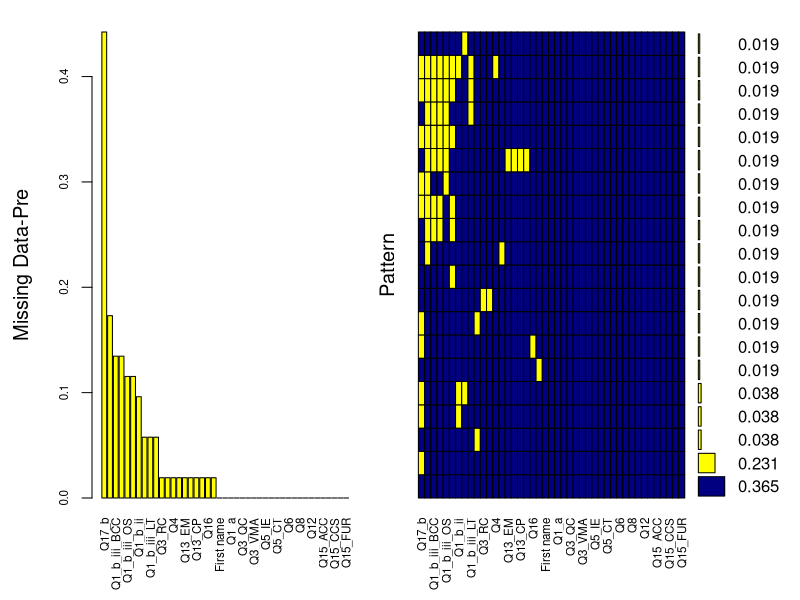
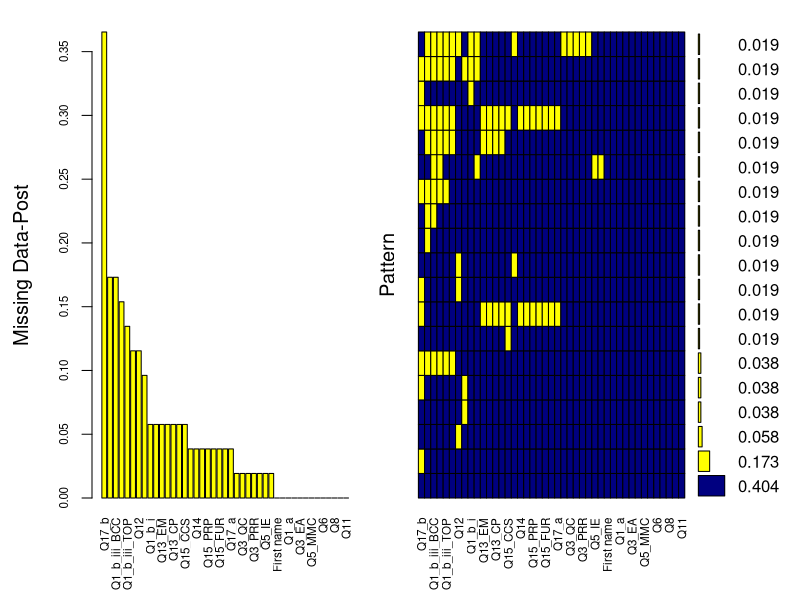

Source code (R) for these figures, in order: (Note: this script raises an error after producing the figures.)
## ---- chunk 1
# Load required libraries
library(readxl)
library(dplyr)

# Load PreSurvey and PostSurvey data
pre_survey <- read_excel("Pre_Post_Survey.xlsx", sheet = "PreSurvey")
post_survey <- read_excel("Pre_Post_Survey.xlsx", sheet = "PostSurvey")

# Step 1: Replace blanks with NA
pre_survey[pre_survey == ""] <- NA
post_survey[post_survey == ""] <- NA

# View summary of missing data
pre_missing <- colSums(is.na(pre_survey))
post_missing <- colSums(is.na(post_survey))

print("Missing Data in PreSurvey:")
print(pre_missing)

print("Missing Data in PostSurvey:")
print(post_missing)

## ---- chunk 2
# Load VIM library
library(VIM)

# Save Missing Data Visualization for PreSurvey
png("Missing_Data_PreSurvey.png", width = 800, height = 600)  # Save plot as PNG
aggr(pre_survey, col = c('navyblue', 'yellow'), numbers = TRUE, sortVars = TRUE,
     labels = names(pre_survey), cex.axis = .7, gap = 3, 
     ylab = c("Missing Data-Pre", "Pattern"), 
     main = "Missing Data Visualization - PreSurvey")
dev.off()

# Save Missing Data Visualization for PostSurvey
png("Missing_Data_PostSurvey.png", width = 800, height = 600)  # Save plot as PNG
aggr(post_survey, col = c('navyblue', 'yellow'), numbers = TRUE, sortVars = TRUE,
     labels = names(post_survey), cex.axis = .7, gap = 3, 
     ylab = c("Missing Data-Post", "Pattern"), 
     main = "Missing Data Visualization - PostSurvey")
dev.off()


## ---- chunk 3
# Step 3: Identify Questions with High Missingness (> 20%) in Pre-Survey
missing_summary_pre <- pre_data %>%
  summarise(across(everything(), ~sum(is.na(.)))) %>%
  pivot_longer(cols = everything(), names_to = "Question", values_to = "Missing_Count") %>%
  mutate(Percentage_Missing = round((Missing_Count / nrow(pre_data)) * 100, 2))

# Step 4: Identify Questions with High Missingness (> 20%) in Post-Survey
missing_summary_post <- post_data %>%
  summarise(across(everything(), ~sum(is.na(.)))) %>%
  pivot_longer(cols = everything(), names_to = "Question", values_to = "Missing_Count") %>%
  mutate(Percentage_Missing = round((Missing_Count / nrow(post_data)) * 100, 2))

# Step 5: Combine High Missing Questions from Both Pre and Post-Surveys
high_missing_questions_pre <- missing_summary_pre %>%
  filter(Percentage_Missing > 20) %>%
  pull(Question)

high_missing_questions_post <- missing_summary_post %>%
  filter(Percentage_Missing > 20) %>%
  pull(Question)

# Combine questions with high missingness in either survey
high_missing_questions <- union(high_missing_questions_pre, high_missing_questions_post)

# Print questions with high missingness
print("Questions with High Missingness (> 20%) in Pre or Post Surveys:")
print(high_missing_questions)

# Step 6: Exclude Questions with High Missingness from Both Datasets
pre_data_clean <- pre_data %>% select(-all_of(high_missing_questions))
post_data_clean <- post_data %>% select(-all_of(high_missing_questions))

# Print final dimensions of cleaned datasets
cat("Pre-Survey Cleaned Data Dimensions:", dim(pre_data_clean), "\n")
cat("Post-Survey Cleaned Data Dimensions:", dim(post_data_clean), "\n")

## ---- chunk 4
# Check dimensions of updated data
print(dim(pre_data_clean))
print(dim(post_data_clean))

# Summarize remaining missing data
pre_missing_summary <- colSums(is.na(pre_data_clean))
post_missing_summary <- colSums(is.na(post_data_clean))

print("Remaining Missing Data in PreSurvey:")
print(pre_missing_summary)

print("Remaining Missing Data in PostSurvey:")
print(post_missing_summary)

## ---- chunk 5
library(ggplot2)
library(tidyr)
library(dplyr)

# Pivot PreSurvey Data to Long Format
pre_long <- pre_data_clean %>%
  pivot_longer(cols = -c(`First name`, `Last name`), 
               names_to = "Question", values_to = "Response")

# Pivot PostSurvey Data to Long Format
post_long <- post_data_clean %>%
  pivot_longer(cols = -c(`First name`, `Last name`), 
               names_to = "Question", values_to = "Response")

# Combine Pre and Post Data
combined_data <- rbind(
  cbind(pre_long, Survey = "PreSurvey"),
  cbind(post_long, Survey = "PostSurvey")
)

# View Combined Data
head(combined_data)
## ---- chunk 6
# Load necessary libraries
library(ggplot2)

# Create the plot and save it as an object
plot <- ggplot(combined_data, aes(x = factor(Response), fill = Survey)) +
  geom_bar(position = "dodge") +
  facet_wrap(~ Question, scales = "free_y") +
  labs(title = "Comparison of Pre and Post Survey Responses",
       x = "Likert Scale", y = "Count") +
  scale_fill_manual(values = c("PreSurvey" = "blue", "PostSurvey" = "green"))

# Save the plot to a PNG file
ggsave(filename = "Comparison_Pre_Post_Survey.png",
       plot = plot,
       width = 14, height = 8, dpi = 300)

# Confirmation message
print("Plot saved as 'Comparison_Pre_Post_Survey.png' in your working directory.")



## ---- chunk 7
# Initialize an empty list to store Wilcoxon test results
wilcox_results <- list()

# Perform the Wilcoxon signed-rank test for each question
for (question in names(pre_data_clean)[-c(1,2)]) {  # Exclude "First name" and "Last name"
    pre_values <- pre_data_clean[[question]]
    post_values <- post_data_clean[[question]]
    
    # Perform the Wilcoxon signed-rank test (paired)
    test_result <- wilcox.test(pre_values, post_values, paired = TRUE, na.rm = TRUE)
    
    # Store the p-value and test statistic
    wilcox_results[[question]] <- list(
        "p-value" = test_result$p.value,
        "V" = test_result$statistic
    )
}

# Print results for all questions
print("Wilcoxon Signed-Rank Test Results:")
for (question in names(wilcox_results)) {
    cat("\nQuestion:", question, 
        "\nP-Value:", wilcox_results[[question]]$`p-value`,
        "\nTest Statistic (V):", wilcox_results[[question]]$V, "\n")
}

## ---- chunk 8
library(ggplot2)

# Prepare volcano data (already done in your previous code)
volcano_data <- data.frame(
  Question = names(wilcox_results),
  P_Value = sapply(wilcox_results, function(x) x$`p-value`),
  Test_Statistic = sapply(wilcox_results, function(x) x$V)
)
# Print results for all questions
print("Wilcoxon Signed-Rank Test Results:")
for (question in names(wilcox_results)) {
    cat("\nQuestion:", question, 
        "\nP-Value:", wilcox_results[[question]]$`p-value`,
        "\nTest Statistic (V):", wilcox_results[[question]]$V, "\n")
}

# Calculate -log10(p-value) for better visualization
volcano_data$Log_P_Value <- -log10(volcano_data$P_Value)

# Create the volcano plot
volcano_plot <- ggplot(volcano_data, aes(x = Test_Statistic, y = Log_P_Value)) +
  geom_point(aes(color = P_Value < 0.05), size = 3) +  # Points for significance
  geom_hline(yintercept = -log10(0.05), linetype = "dashed", color = "red") +  # Significance threshold
  geom_text(data = subset(volcano_data, P_Value < 0.05),  # Add labels only for significant points
            aes(label = Question), vjust = -1, size = 3, color = "black") +
  labs(
    title = "Volcano Plot of Wilcoxon Signed-Rank Test Results",
    x = "Effect Size (Test Statistic V)", 
    y = "-log10(P-Value)"
  ) +
  scale_color_manual(values = c("TRUE" = "red", "FALSE" = "blue"),
                     labels = c("Significant", "Non-Significant")) +
  theme_minimal() +
  theme(axis.text.x = element_text(angle = 45, hjust = 1))

# Display the plot
print(volcano_plot)

# Save the plot as a PNG file
ggsave("volcano_plot_wilcoxon.png", plot = volcano_plot, width = 10, height = 6, dpi = 300)

# Save as PDF (Optional)
ggsave("volcano_plot_wilcoxon.pdf", plot = volcano_plot, width = 10, height = 6)

## ---- chunk 9
library(tidyr)

# Extract theme questions
theme_questions <- themes[["Knowledge of Creative Commons Licenses"]]

# Combine Pre and Post data for these questions
theme_data <- data.frame(
  ID = 1:nrow(pre_data_clean),  # Add a unique ID for each row
  PreSurvey = pre_data_clean[theme_questions],
  PostSurvey = post_data_clean[theme_questions]
)

# Reshape to long format
theme_data_long <- pivot_longer(
  data = theme_data,
  cols = starts_with("PreSurvey") | starts_with("PostSurvey"),
  names_to = c("Survey", "Question"),
  names_sep = "\\.",
  values_to = "Response"
)

# Print the first few rows to confirm structure
print(head(theme_data_long))

## ---- chunk 10
print(colnames(theme_data))
print(head(theme_data))

## ---- chunk 11
library(ggplot2)

# Create the boxplot
thematic_1_boxplot=ggplot(theme_data_long, aes(x = Question, y = Response, fill = Survey)) +
  geom_boxplot() +
  labs(
    title = "Comparison of Pre and Post Responses: Knowledge of Creative Commons Licenses",
    x = "Question",
    y = "Likert Scale Response"
  ) +
  theme_minimal() +
  scale_fill_manual(values = c("PreSurvey" = "blue", "PostSurvey" = "green"))
# Save the plot as a PNG file
ggsave("Thematic_1_wilcoxon.png", plot = thematic_1_boxplot, width = 10, height = 6, dpi = 300)

## ---- chunk 12
wilcox.test(pre_data_clean$Q10, post_data_clean$Q10, paired = TRUE, na.rm = TRUE)
wilcox.test(pre_data_clean$Q11, post_data_clean$Q11, paired = TRUE, na.rm = TRUE)
wilcox.test(pre_data_clean$Q12, post_data_clean$Q12, paired = TRUE, na.rm = TRUE)

## ---- chunk 13
# Extract theme questions for Perception of OERs
theme_questions <- c("Q6", "Q15_CCS", "Q15_FUR")

# Combine Pre and Post data for these questions
theme_data <- data.frame(
  ID = 1:nrow(pre_data_clean),
  PreSurvey = pre_data_clean[theme_questions],
  PostSurvey = post_data_clean[theme_questions]
)

# Reshape data to long format
theme_data_long <- pivot_longer(
  data = theme_data,
  cols = starts_with("PreSurvey") | starts_with("PostSurvey"),
  names_to = c("Survey", "Question"),
  names_sep = "\\.",
  values_to = "Response"
)
print(theme_data_long)
## ---- chunk 14
# Plot boxplot for Perception of OERs
thematic_2_boxplot<-ggplot(theme_data_long, aes(x = Question, y = Response, fill = Survey)) +
  geom_boxplot() +
  labs(
    title = "Comparison of Pre and Post Responses: Perception of OERs",
    x = "Question",
    y = "Likert Scale Response"
  ) +
  theme_minimal() +
  scale_fill_manual(values = c("PreSurvey" = "blue", "PostSurvey" = "green"))
# Save the plot as a PNG file
ggsave("Thematic_2_wilcoxon.png", plot = thematic_2_boxplot, width = 10, height = 6, dpi = 300)

## ---- chunk 15
questions <- c("Q6", "Q15_CCS", "Q15_FUR")
for (question in questions) {
  test_result <- wilcox.test(pre_data_clean[[question]], post_data_clean[[question]], 
                             paired = TRUE, na.rm = TRUE)
  cat("\nQuestion:", question,
      "\nV:", test_result$statistic,
      "\nP-Value:", test_result$p.value, "\n")
}

## ---- chunk 16
# Combine Pre and Post data for Q1_b_ii
access_data <- data.frame(
  Survey = c(rep("PreSurvey", nrow(pre_data_clean)), rep("PostSurvey", nrow(post_data_clean))),
  Response = c(pre_data_clean$Q1_b_ii, post_data_clean$Q1_b_ii)
)

# Print the first few rows of the data
print(head(access_data))

## ---- chunk 17
library(ggplot2)

# Boxplot for Access of OERs (Q1_b_ii)
thematic_3_boxplot<-ggplot(access_data, aes(x = Survey, y = Response, fill = Survey)) +
  geom_boxplot() +
  labs(
    title = "Comparison of Pre and Post Responses: Access of OERs",
    x = "Survey",
    y = "Likert Scale Response"
  ) +
  theme_minimal() +
  scale_fill_manual(values = c("PreSurvey" = "blue", "PostSurvey" = "green"))
# Save the plot as a PNG file
ggsave("Thematic_3_wilcoxon.png", plot = thematic_3_boxplot, width = 10, height = 6, dpi = 300)

## ---- chunk 18
# Perform Wilcoxon Signed-Rank Test for Q1_b_ii
test_result <- wilcox.test(pre_data_clean$Q1_b_ii, post_data_clean$Q1_b_ii, 
                           paired = TRUE, na.rm = TRUE)

# Print the result
cat("Access of OERs - Q1_b_ii:\n",
    "V:", test_result$statistic, "\n",
    "P-Value:", test_result$p.value, "\n")

## ---- chunk 19
library(dplyr)

# Define themes and associated questions
themes <- list(
  "Knowledge of Creative Commons Licenses" = c("Q10", "Q11", "Q12"),
  "Perception of OERs" = c("Q6", "Q15_CCS", "Q15_FUR"),
  "Access of OERs" = c("Q1_b_ii")
)

# Summarize data for each theme
theme_summary <- lapply(names(themes), function(theme) {
  questions <- themes[[theme]]
  
  # Extract Pre and Post responses for the theme
  pre_responses <- pre_data_clean[questions]
  post_responses <- post_data_clean[questions]
  
  # Calculate median and IQR for Pre and Post
  pre_summary <- pre_responses %>%
    summarise(across(everything(), list(Median = ~median(., na.rm = TRUE),
                                        IQR = ~IQR(., na.rm = TRUE))))
  
  post_summary <- post_responses %>%
    summarise(across(everything(), list(Median = ~median(., na.rm = TRUE),
                                        IQR = ~IQR(., na.rm = TRUE))))
  
  list(
    Theme = theme,
    PreSummary = pre_summary,
    PostSummary = post_summary
  )
})

# Print summaries for each theme
for (summary in theme_summary) {
  cat("\nTheme:", summary$Theme, "\n")
  cat("PreSurvey Summary:\n")
  print(summary$PreSummary)
  cat("\nPostSurvey Summary:\n")
  print(summary$PostSummary)
}

## ---- chunk 20
colnames(pre_data_clean)
